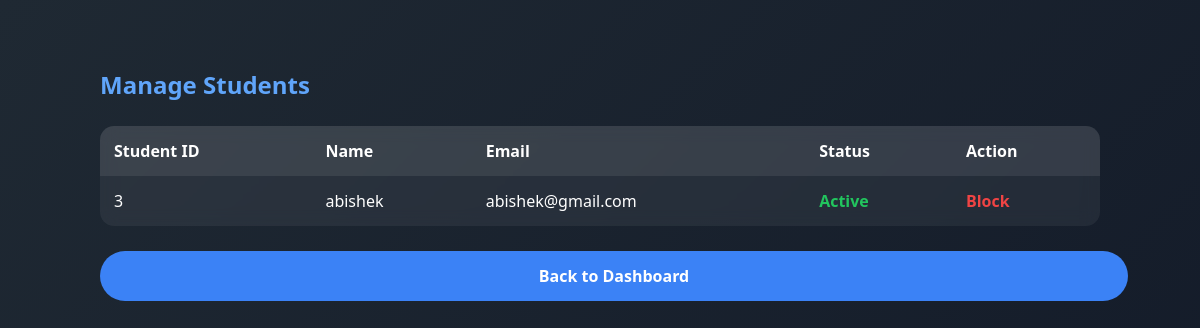
/manage-students (signed in), run on an earlier commit of the app's database.
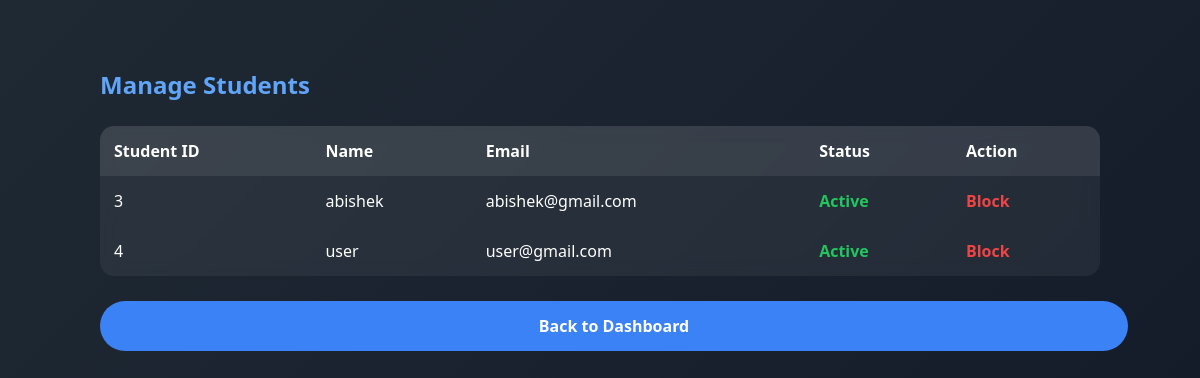
And on a later commit of the database.
### controller/models.py (models this page shows)
class Student(db.Model):
    __tablename__ = 'student'
    student_id = db.Column(db.Integer, primary_key=True)
    user_id = db.Column(db.Integer, db.ForeignKey('user.user_id'), nullable=False)
    flag = db.Column(db.Boolean, default=False)

class User(db.Model):
    __tablename__ = 'user'
    user_id = db.Column(db.Integer, primary_key=True, autoincrement=True)
    username = db.Column(db.String(80), unique=True, nullable=False)
    email = db.Column(db.String(120), unique=True, nullable=False)
    password_hash = db.Column(db.String(128), nullable=False)
    profile_pic = db.Column(db.String(255), default='default.png')   # ✅ ADD THIS
    roles = db.relationship('Role', secondary = 'user_role', backref = db.backref('users', lazy = True, uselist = False))
    student_details = db.relationship('Student', backref = 'user', lazy = True, uselist = False)
    staff_details = db.relationship('Staff', backref = 'user', lazy = True, uselist = False)

### main.py (the view)
@app.route('/manage-students')
def manage_students():
    if session.get('role') != 'staff':
        return redirect(url_for('login'))
    students = (
        db.session.query(Student, User)
        .join(User, Student.user_id == User.user_id)
        .all()
    )
    return render_template('manage_students.html', students=students)

### templates/manage_students.html (shortened to what this page needs)
<!DOCTYPE html>
<html>
<head>
</head>
<body>
<div class="container">
    <h2>Manage Students</h2>
    <table>
        <tr>
            <th>Student ID</th>
            <th>Name</th>
            <th>Email</th>
            <th>Status</th>
            <th>Action</th>
        </tr>
        {% for s, u in students %}
        <tr>
            <td>{{ u.user_id }}</td>
            <td>{{ u.username }}</td>
            <td>{{ u.email }}</td>
            <td>
                {% if s.flag %}
                    <span style="color:#ef4444;font-weight:600;">Blocked</span>
                {% else %}
                    <span style="color:#22c55e;font-weight:600;">Active</span>
                {% endif %}
            </td>
            <td>
                {% if s.flag %}
                    <a class="unblock" href="{{ url_for('unblock_student', student_id=s.student_id) }}">
                        Unblock
                    </a>
                {% else %}
                    <a class="block" href="{{ url_for('block_student', student_id=s.student_id) }}">
                        Block
                    </a>
                {% endif %}
            </td>
        </tr>
        {% endfor %}
    </table>
    <a href="{{ url_for('staff_dashboard') }}" class="back">Back to Dashboard</a>
</div>
</body>
</html>

### templates/manage_students.html (style rules this page uses)
body { min-height:100vh; background:linear-gradient(135deg,#1f2933,#111827); color:#fff; font-family:'Segoe UI'; padding:40px; }
.container { max-width:1000px; margin:auto; }
h2 { color:#60a5fa; margin-bottom:25px; }
table { width:100%; border-collapse:collapse; background:rgba(255,255,255,0.06); backdrop-filter:blur(8px); border-radius:14px; overflow:hidden; }
th,td { padding:14px; text-align:left; }
th { background:rgba(255,255,255,0.08); }
.block { color:#ef4444; font-weight:600; text-decoration:none; }
.back { margin-top:25px; display:block; width:100%; text-align:center; padding:14px; border-radius:25px; background:#3b82f6; color:white; text-decoration:none; font-weight:600; }

What changed in the data, as far as the page shows it:
added Student: user_id "4", username "user", email "user@gmail.com", flag "Active"
